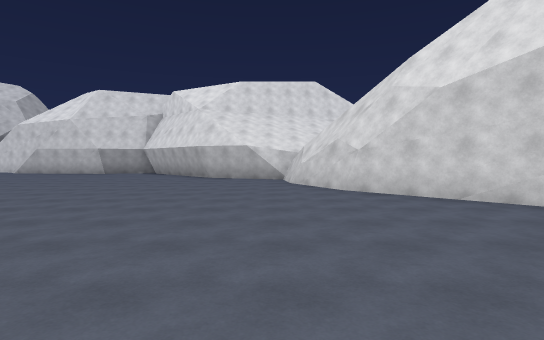
[1] (above)

20 first-person views from a walk through a 3-D level made in the Unity game engine. The camera is 1.5 m above the floor, tilts 2° down and sees 80° across. The floor is counted in squares, 2.4 m on a side. Each view is taken from the middle of a square. On the plan, view 1 faces up. The plan holds only what a view shows up to about 10 squares ahead; the rest is blank. The place goes on beyond the plan. The player is left out.

[2]
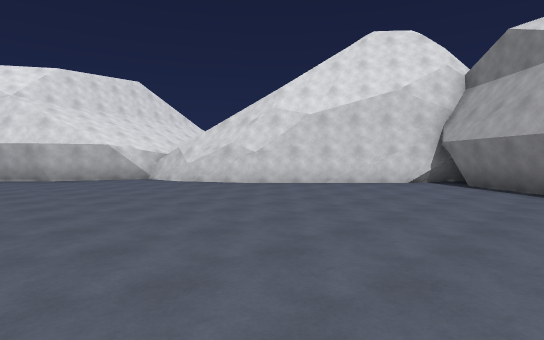

[3]
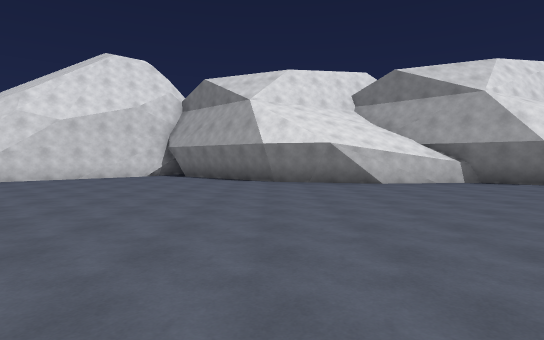

[4]
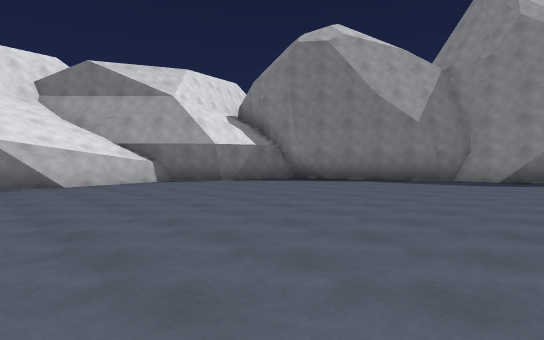

[5]
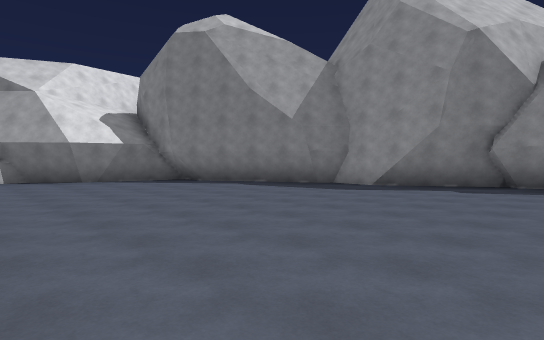

[6]
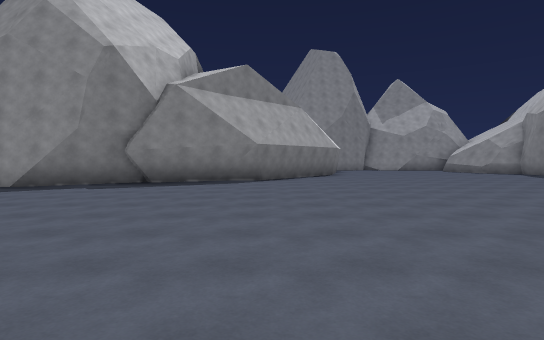

[7]
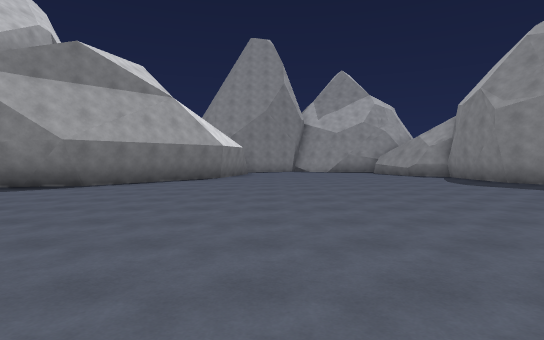

[8]
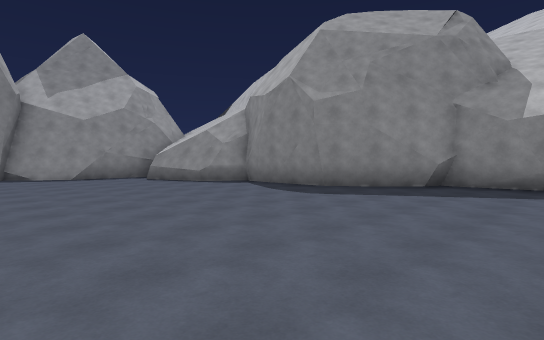

[9]
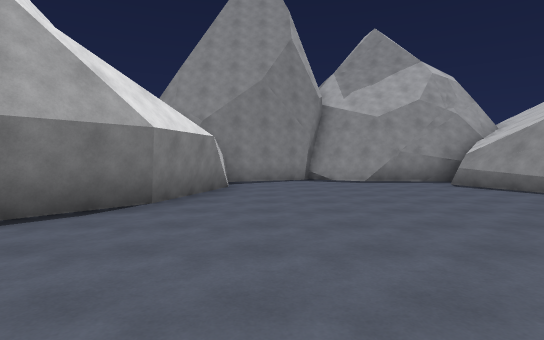

[10]
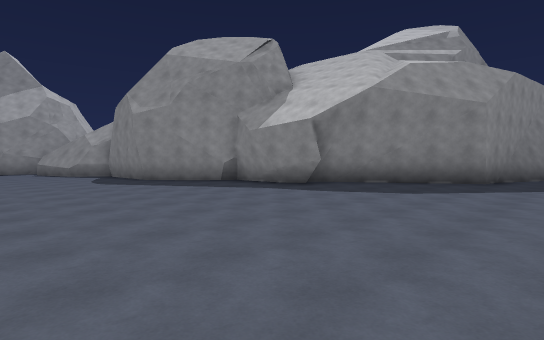

[11]
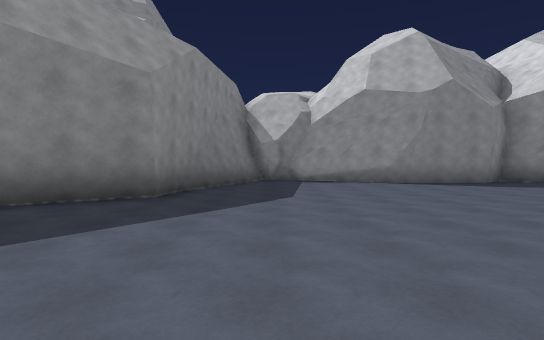

[12]
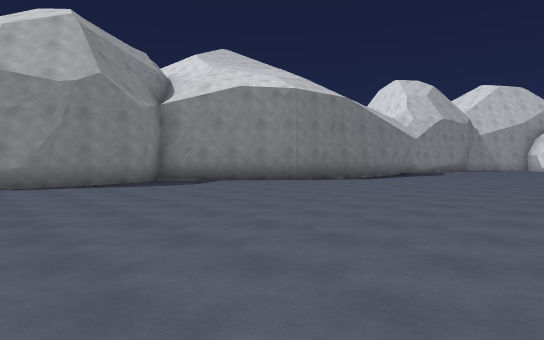

[13]
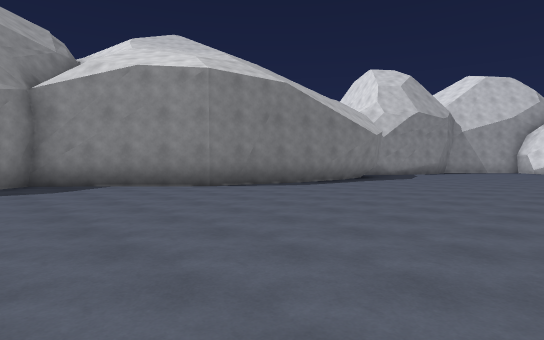

[14]
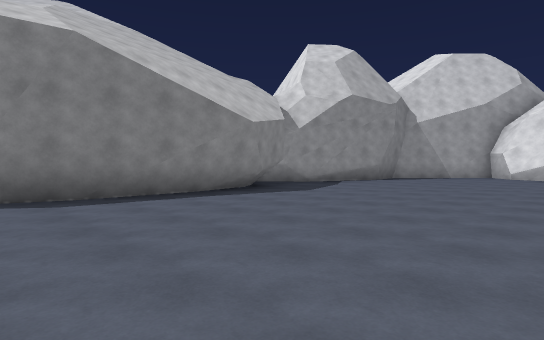

[15]
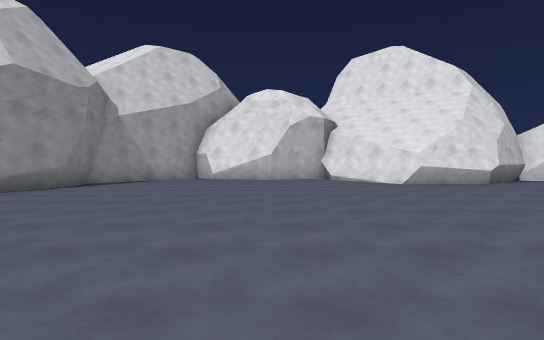

[16]
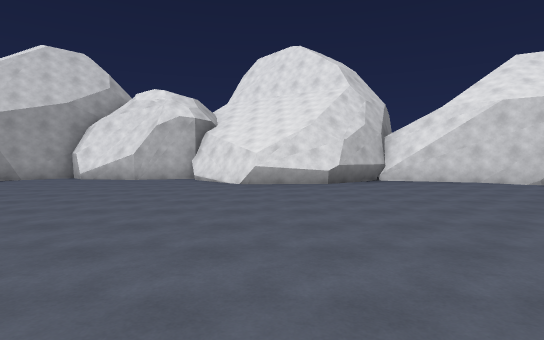

[17]
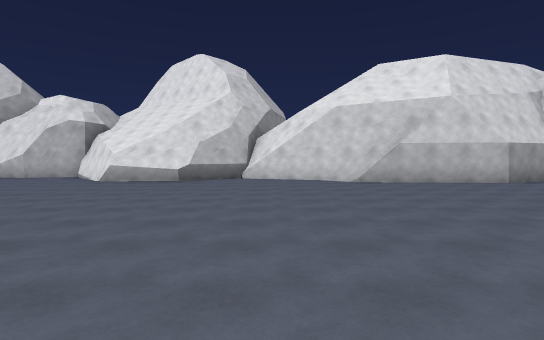

[18]
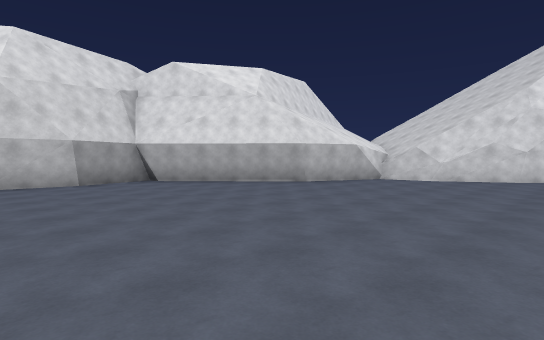

[19]
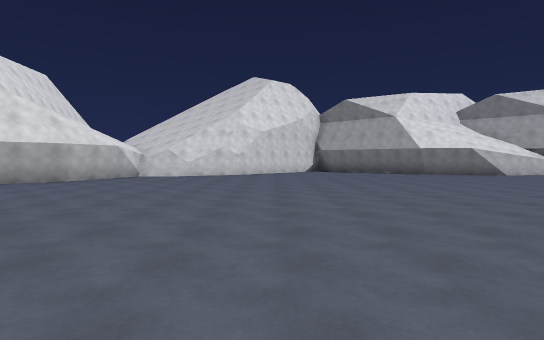

[20]
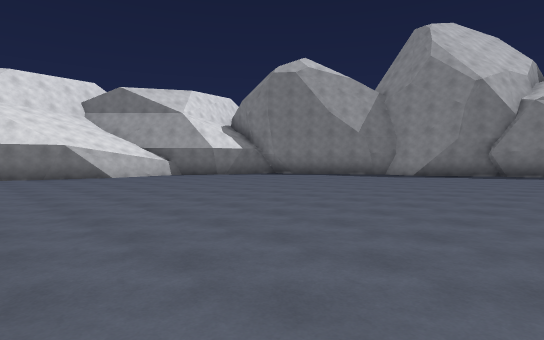

### Floor plan
Key: @ floor where view 1 was taken; # wall or solid block; . floor.
Columns run from 31 left of view 1 to 5 right of it. Each row starts with its distance up from view 1.
 16       ########   #
 15      ##......########
 14      #........##....########
 13      #.....................##
 12     ##......................##
 11    ##........................##
 10    #..........................###
  9    ###..........................#
  8      #..........................#
  7     ##...... ...................##
  6     #......   .  ... ............##
  5     #......       . ..............##
  4    ##......          ..............##
  3   ##.......           ..............#
  2   #........            ............##
  1  ##........             ...........#
  0  #.........          ..........@..##
 -1  #.........          ............##
 -2  #.........          ............#
 -3  #.........          ............#
 -4 ##.........          ............#
 -5 #.........          .............#
 -6 #..............    ..............#
 -7 ###............ . ..............##
 -8   ####..........................#
 -9      #.........................##
-10      ##.......................##
-11       ###...................###
-12         #..................##
-13         #..............#####
-14         ##...........###
-15          #..........##
-16          ##........##
-17           #.......##
-18           #.......#
-19           ##.....##
-20            #.....#
-21            #.....#
-22            ###...#
-23              #####

Where each view was taken, in squares from view 1:
view 1: 0 up, 0 right, facing up
view 2: 0 up, 4 left, facing up-right
view 3: 1 down, 7 left, facing right
view 4: 2 down, 7 left, facing down-right
view 5: 5 down, 9 left, facing down-right
view 6: 5 down, 11 left, facing down
view 7: 7 down, 15 left, facing down
view 8: 11 down, 15 left, facing down-left
view 9: 13 down, 15 left, facing down
view 10: 6 down, 17 left, facing down-left
view 11: 6 down, 21 left, facing left
view 12: 4 down, 21 left, facing up-left
view 13: 1 down, 21 left, facing up-left
view 14: 4 up, 21 left, facing up-left
view 15: 6 up, 21 left, facing up
view 16: 6 up, 17 left, facing up
view 17: 5 up, 13 left, facing up
view 18: 5 up, 9 left, facing up-right
view 19: 5 up, 11 left, facing right
view 20: 0 up, 10 left, facing down-right
